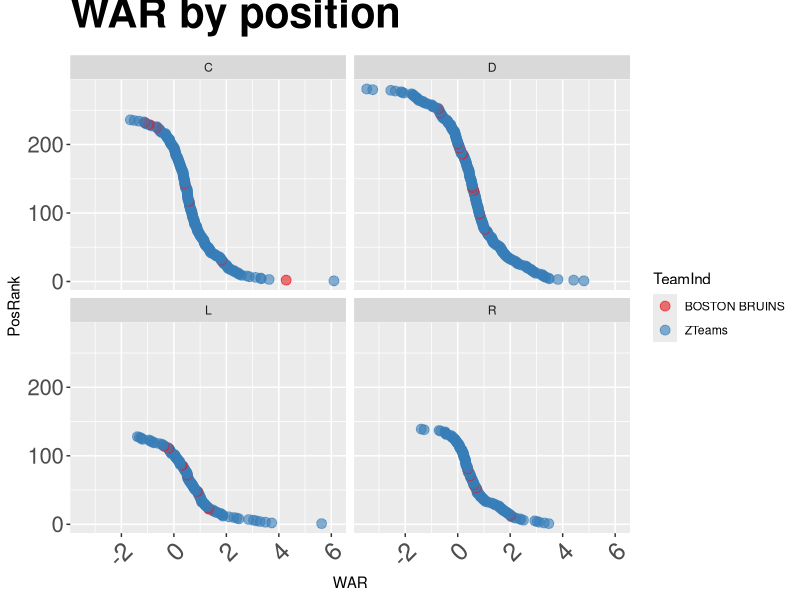

Write the R code that produced this figure. (Note: this script raises an error after producing the figure.)
library(ggplot2)
library(dplyr)
library(plyr)
library(reshape2)

thor = read.csv('THoRALL12to14.csv')
thor$Rank = order(thor$WAR,decreasing=T)

# Make ranking by position
thor = ddply(thor,.(Position),transform,
             PosRank = order(WAR,decreasing=T))
thor$TeamInd = 'ZTeams'
thor$TeamInd[thor$Team == 'BOSTON BRUINS'] = 'BOSTON BRUINS'

ggplot(thor, aes(x=WAR,y=PosRank)) + 
  geom_point(alpha = I(.6),size=I(3),aes(colour=TeamInd)) + 
  facet_wrap(~Position, ncol = 2) +
  ggtitle('WAR by position') +
  scale_colour_brewer(palette = "Set1") +
  theme(plot.title = element_text(face="bold", size=30, vjust = 2)) +
  theme(axis.text.x = element_text(angle = 45, hjust = 1, size = 18)) +
  theme(axis.text.y = element_text(size = 16))

# Make team data
teamthor = ddply(thor,.(Team,Position),summarise,
                 WAR = sum(WAR))
teamthor = ddply(teamthor,.(Position),transform,
                 PosRank = rank(-WAR,ties.method='min'))

# Make divisions
atlantic = c('BOSTON BRUINS','BUFFALO SABRES','DETROIT RED WINGS','FLORIDA PANTHERS',
	'MONTREAL CANADIENS','OTTAWA SENATORS','TAMPA BAY LIGHTNING','TORONTO MAPLE LEAFS')
metro = c('CAROLINA HURRICANES','COLUMBUS BLUE JACKETS','NEW JERSEY DEVILS','NEW YORK ISLANDERS',
	'NEW YORK RANGERS','PHILADELPHIA FLYERS','PITTSBURGH PENGUINS','WASHINGTON CAPITALS')
central = c('CHICAGO BLACKHAWKS','COLORADO AVALANCHE','DALLAS STARS','MINNESOTA WILD',
	'NASHVILLE PREDATORS','ST. LOUIS BLUES','WINNIPEG JETS')
pacific = c('ANAHEIM DUCKS','CALGARY FLAMES','EDMONTON OILERS','LOS ANGELES KINGS',
	'PHOENIX COYOTES','SAN JOSE SHARKS','VANCOUVER CANUCKS')
teamthor$Division = 'Atlantic'
teamthor$Division[teamthor$Team %in% metro] = 'Metro'
teamthor$Division[teamthor$Team %in% central] = 'Central'
teamthor$Division[teamthor$Team %in% pacific] = 'Pacific'

# Make Division indicators
teamthor$Atlantic = as.character(teamthor$Team)
teamthor$Atlantic[teamthor$Division != 'Atlantic'] = 'Other'

teamthor$Metro = as.character(teamthor$Team)
teamthor$Metro[teamthor$Division != 'Metro'] = 'Other'

teamthor$Central = as.character(teamthor$Team)
teamthor$Central[teamthor$Division != 'Central'] = 'Other'

teamthor$Pacific = as.character(teamthor$Team)
teamthor$Pacific[teamthor$Division != 'Pacific'] = 'Other'

apply(teamthor, 2, function(x){if(x$Division) x$Atlantic = x$Team})

teamthor$TeamInd = 'Other'
teamthor$TeamInd[teamthor$Team == 'BOSTON BRUINS'] = 'BOSTON BRUINS'
teamthor$TeamInd[teamthor$Team == 'CHICAGO BLACKHAWKS'] = 'CHICAGO BLACKHAWKS'
teamthor$TeamInd[teamthor$Team == 'EDMONTON OILERS'] = 'EDMONTON OILERS'
teamthor$TeamInd[teamthor$Team == 'SAN JOSE SHARKS'] = 'SAN JOSE SHARKS'
teamthor$TeamInd[teamthor$Team == 'PITTSBURGH PENGUINS'] = 'PITTSBURGH PENGUINS'
teamthor$TeamInd[teamthor$Team == 'TORONTO MAPLE LEAFS'] = 'TORONTO MAPLE LEAFS'
teamthor$TeamInd[teamthor$Team == 'BUFFALO SABRES'] = 'BUFFALO SABRES'


# Specific team rankings
ggplot(teamthor, aes(y=reorder(Team, WAR),x=WAR)) + 
  geom_point(aes(size=1.5,colour=TeamInd)) + 
  facet_wrap(~Position, ncol = 2) +
  ggtitle('WAR by position') +
  scale_colour_brewer(palette = "Set1") 


# Conference rankings
ggplot(teamthor, aes(y=reorder(Team, WAR),x=WAR)) + 
  geom_point(aes(size=1.5,colour=Division)) + 
  facet_wrap(~Position, ncol = 2) +
  ggtitle('THoR by position') +
  scale_colour_brewer(palette = "Set1") 

# Atlantic Conference
ggplot(teamthor, aes(y=WAR,x=PosRank)) + 
  geom_point(aes(size=1.5,color=Atlantic)) + 
  scale_colour_manual(values = c('yellow','grey','red','orange','purple','black','brown','green','pink')) +
  facet_wrap(~Position, ncol = 2) +
  ggtitle('THoR by position') +
  xlim(c(32,0))+
  theme(plot.title = element_text(face="bold", size=30, vjust = 2)) +
  theme(axis.text.x = element_text(angle = 45, hjust = 1, size = 18)) +
  theme(axis.text.y = element_text(size = 16))

# Metro Conference
ggplot(teamthor, aes(y=WAR,x=PosRank)) + 
  geom_point(aes(size=1.5,color=Metro)) + 
  scale_colour_manual(values = c('yellow','grey','red','orange','purple','black','brown','green','pink')) +
  facet_wrap(~Position, ncol = 2) +
  ggtitle('THoR by position') +
  xlim(c(32,0))+
  theme(plot.title = element_text(face="bold", size=30, vjust = 2)) +
  theme(axis.text.x = element_text(angle = 45, hjust = 1, size = 18)) +
  theme(axis.text.y = element_text(size = 16))

# Central Conference
ggplot(teamthor, aes(y=WAR,x=PosRank)) + 
  geom_point(aes(size=1.5,color=Central)) + 
  scale_colour_manual(values = c('yellow','grey','red','orange','purple','black','brown','green')) +
  facet_wrap(~Position, ncol = 2) +
  ggtitle('THoR by position') +
  xlim(c(32,0))+
  theme(plot.title = element_text(face="bold", size=30, vjust = 2)) +
  theme(axis.text.x = element_text(angle = 45, hjust = 1, size = 18)) +
  theme(axis.text.y = element_text(size = 16))

# Pacific Conference
ggplot(teamthor, aes(y=WAR,x=PosRank)) + 
  geom_point(aes(size=1.5,color=Pacific)) + 
  scale_colour_manual(values = c('yellow','grey','red','orange','black','purple','brown','green')) +
  facet_wrap(~Position, ncol = 2) +
  ggtitle('THoR by position') +
  xlim(c(32,0))+
  theme(plot.title = element_text(face="bold", size=30, vjust = 2)) +
  theme(axis.text.x = element_text(angle = 45, hjust = 1, size = 18)) +
  theme(axis.text.y = element_text(size = 16))

library(dplyr)
library(plyr)
library(reshape2)
header = c('DayofWeek','MonthDay','Year','StartTime','EndTime','Rink','ID','GameofYear','AwayTeam','HomeTeam',
           'Period','Strength','TimetoPeriod','Event','EventCount','Description','ForPlayer','TakePlayer',
           'Assist1','Assist2','Location','ShotType','ShotLocation','Distance','AP1','AP2','AP3','AP4','AP5','AP6',
           'HP1','HP2','HP3','HP4','HP5','HP6','xcoord','ycoord','ForInd','AwayNum','HomeNum','TurnInd')

all = read.csv('AllStats.csv',header=F,
               col.names=c(header,rep('V',20)))
s = select(all,GameofYear,Period,Event,EventCount,ForPlayer,TakePlayer,Location,ShotType,AP1,AP2,AP3,AP4,AP5,AP6,HP1,HP2,HP3,HP4,HP5,HP6,
                ForInd,TurnInd,AwayNum,HomeNum)  
smelt = melt(s, id=c('GameofYear','Period','Event', 'EventCount', 'ForPlayer', 'TakePlayer','Location', 'ShotType', 
                     'ForInd', 'TurnInd', 'AwayNum', 'HomeNum'))
colnames(smelt) = c('GameofYear','Period','Event', 'EventCount', 'ForPlayer', 'TakePlayer','Location', 'ShotType', 
                    'ForInd', 'TurnInd', 'AwayNum', 'HomeNum', 'Dummy', 'Player')

# Change Event, ForInd to change what we are looking at
# Some ideas I had would be to look at the number of events by location
eventsonice = ddply(smelt,.(Event,ForInd,Player),summarize,
               count = length(Player))
head(eventsonice)
# By looking at ForPlayer, we can see the events where the player did the action for example shots
# The example I have below looks at each player and the number of shots they took by shottype
eventsaction = ddply(smelt[smelt$Event == 'SHOT',],.(ShotType,Player),summarize,
                  count = length(Player))
head(eventsaction)











